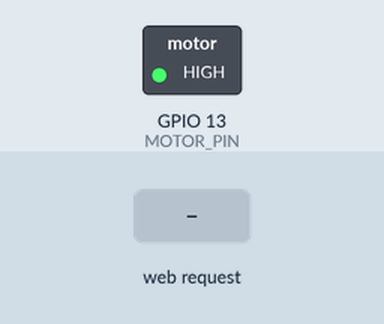
Recording of a sketch running on a simulated ESP32. Shown: switched loads named in the sketch (green lamp = pin HIGH). The test bench sets the inputs (shaded band). EEPROM starts erased; what the sketch prints to the serial monitor is not drawn.

Above: at 1.2 s.
1.3 s: HTTP request GET /toggle received
At 1.8 s:
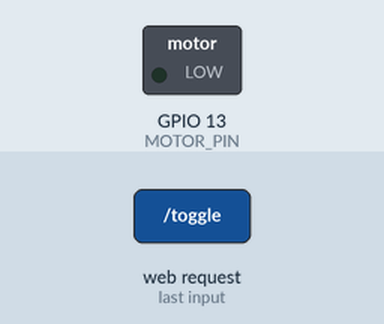
2.8 s: HTTP request GET /on received
At 4.0 s:
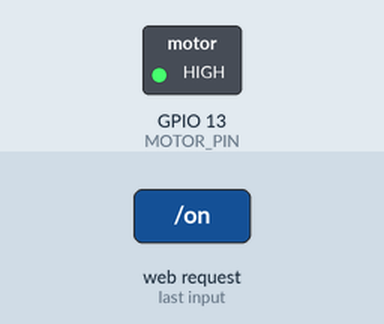
4.3 s: HTTP request GET /off received
At 5.2 s:
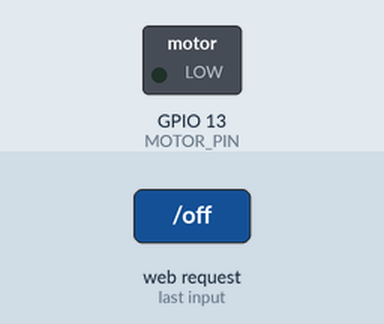
Timing chart, 0 to 7.3 s (numbered marks = the images above; inputs shaded):
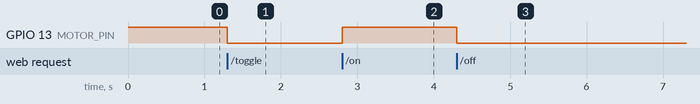

Measured:
- after the input at 1.3 s, GPIO 13 (MOTOR_PIN): HIGH → LOW at once
- after the input at 2.8 s, GPIO 13 (MOTOR_PIN): LOW → HIGH at once
- after the input at 4.3 s, GPIO 13 (MOTOR_PIN): HIGH → LOW at once

The sketch:

hardware_Cod.ino
```cpp
#include <WiFi.h>
#include <WebServer.h>
#include <DHT.h>
#include <EEPROM.h>

// ====== WiFi Configuration ======
const char* ssid = "Smart_Home_Automation";     // Hotspot name (you can change)
const char* password = "12345678";        // Hotspot password

// ====== DHT Configuration ======
#define DHTPIN 4
#define DHTTYPE DHT11
DHT dht(DHTPIN, DHTTYPE);

// ====== Motor Configuration ======
#define MOTOR_PIN 13  // controls transistor/relay
#define EEPROM_SIZE 1 // to store motor state

// ====== Global Variables ======
WebServer server(80);
bool motorState = false;

// ====== Functions ======
void saveMotorState(bool state) {
  EEPROM.write(0, state);
  EEPROM.commit();
}

bool loadMotorState() {
  return EEPROM.read(0);
}

String getWebPage(float temp, float hum) {
  String state = motorState ? "ON" : "OFF";
  String btnLabel = motorState ? "Turn ON" : "Turn OFF";
  String btnClass = motorState ? "off" : "on";

  String html = R"rawliteral(
  <!DOCTYPE html>
  <html>
  <head>
    <title>Smart Home Automation</title>
    <meta name="viewport" content="width=device-width, initial-scale=1.0">
    <style>
      body { font-family: Arial; background: #0b132b; color: white; text-align: center; padding: 30px; }
      h1 { color: #00d1ff; }
      button { padding: 12px 24px; margin: 10px; font-size: 16px; border: none; border-radius: 8px; cursor: pointer; }
      .on { background: #00ff88; color: black; }
      .off { background: #ff0044; color: white; }
      #voice { background: #444; color: white; }
      .data { margin-top: 20px; font-size: 18px; }
    </style>
  </head>
  <body>
    <h1>Smart Home Automation</h1>
    <p>Motor State: <b id="motorState">)rawliteral" + state + R"rawliteral(</b></p>
    <button id="toggleBtn" class=")rawliteral" + btnClass + R"rawliteral(" onclick="toggleMotor()">)rawliteral" + btnLabel + R"rawliteral(</button>

    <div class="data">
      <p>Temperature: <b id="temp">)rawliteral" + String(temp) + R"rawliteral(°C</b></p>
      <p>Humidity: <b id="hum">)rawliteral" + String(hum) + R"rawliteral(%</b></p>
    </div>

    <button id="voice" onclick="startVoice()">🎤 Voice Command</button>

    <script>
      function toggleMotor() {
        fetch('/toggle').then(res => res.text()).then(data => {
          document.getElementById('motorState').innerText = data;
          location.reload();
        });
      }

      setInterval(() => {
        fetch('/data').then(res => res.json()).then(data => {
          document.getElementById('temp').innerText = data.temp + "°C";
          document.getElementById('hum').innerText = data.hum + "%";
        });
      }, 2000);

      function startVoice() {
        const SpeechRecognition = window.SpeechRecognition || window.webkitSpeechRecognition;
        const recognition = new SpeechRecognition();
        recognition.lang = 'en-IN';
        recognition.start();
        recognition.onresult = (event) => {
          const command = event.results[0][0].transcript.toLowerCase();
          if (command.includes('on')) fetch('/on');
          else if (command.includes('off')) fetch('/off');
        };
      }
    </script>
  </body>
  </html>
  )rawliteral";

  return html;
}

// ====== Route Handlers ======
void handleRoot() {
  float temp = dht.readTemperature();
  float hum = dht.readHumidity();
  server.send(200, "text/html", getWebPage(temp, hum));
}

void handleToggle() {
  motorState = !motorState;
  digitalWrite(MOTOR_PIN, motorState ? HIGH : LOW);
  saveMotorState(motorState);
  server.send(200, "text/plain", motorState ? "ON" : "OFF");
}

void handleOn() {
  motorState = true;
  digitalWrite(MOTOR_PIN, HIGH);
  saveMotorState(motorState);
  server.send(200, "text/plain", "Motor ON");
}

void handleOff() {
  motorState = false;
  digitalWrite(MOTOR_PIN, LOW);
  saveMotorState(motorState);
  server.send(200, "text/plain", "Motor OFF");
}

void handleData() {
  float temp = dht.readTemperature();
  float hum = dht.readHumidity();
  String json = "{\"temp\":" + String(temp) + ",\"hum\":" + String(hum) + "}";
  server.send(200, "application/json", json);
}

// ====== Setup ======
void setup() {
  Serial.begin(115200);
  EEPROM.begin(EEPROM_SIZE);
  dht.begin();

  // Load last saved motor state
  motorState = loadMotorState();
  pinMode(MOTOR_PIN, OUTPUT);
  digitalWrite(MOTOR_PIN, motorState ? HIGH : LOW);

  // Start WiFi in Access Point mode
  WiFi.softAP(ssid, password);
  Serial.println("WiFi started!");
  Serial.print("Access Point IP: ");
  Serial.println(WiFi.softAPIP());

  // Route setup
  server.on("/", handleRoot);
  server.on("/toggle", handleToggle);
  server.on("/on", handleOn);
  server.on("/off", handleOff);
  server.on("/data", handleData);

  server.begin();
  Serial.println("Server started!");
}

// ====== Loop ======
void loop() {
  server.handleClient();
}
```
